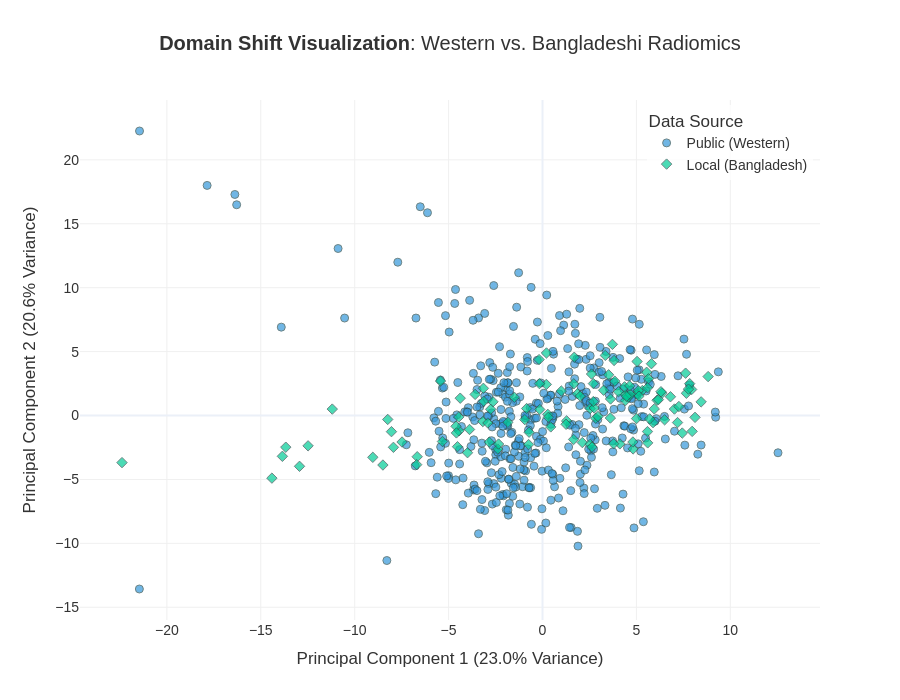

Notebook source saved alongside this figure:
### Code cell
# ... (Previous code remains the same: Imports, Loading, PCA calculation) ...

# --- MODERN PLOTLY VISUALIZATION ---
import plotly.express as px
import plotly.io as pio

# Set modern template
pio.templates.default = "plotly_white"

print("\nGenerating Interactive Domain Shift Plot...")

# Create Interactive Scatter Plot
fig = px.scatter(
    pca_df, 
    x='PC1', 
    y='PC2', 
    color='Cohort',
    symbol='Cohort', # Different shapes for different sources
    color_discrete_map={
        'Public (Western)': '#3498db',        # Professional Blue
        'Local (Bangladeshi Hospital)': '#e74c3c'  # Professional Red
    },
    title='<b>Domain Shift Visualization</b>: Western vs. Bangladeshi Radiomics',
    labels={
        'PC1': f'Principal Component 1 ({pca.explained_variance_ratio_[0]:.1%} Variance)',
        'PC2': f'Principal Component 2 ({pca.explained_variance_ratio_[1]:.1%} Variance)'
    },
    opacity=0.7,
    width=900,
    height=700
)

# Polish the Design
fig.update_traces(marker=dict(size=8, line=dict(width=1, color='DarkSlateGrey')))
fig.update_layout(
    font=dict(family="Arial", size=14, color="#333"),
    title=dict(x=0.5, font=dict(size=20)), # Center title
    legend=dict(
        title=dict(text='Data Source'),
        yanchor="top", y=0.99,
        xanchor="right", x=0.99,
        bgcolor="rgba(255,255,255,0.8)"
    ),
    xaxis=dict(showgrid=True, gridcolor='#f0f0f0'),
    yaxis=dict(showgrid=True, gridcolor='#f0f0f0')
)

# Show
fig.show()

# Save High-Res
output_html = "../Results/Figure_Radiomics_DomainShift_Interactive.html"
output_png = "../Results/Figure_Radiomics_DomainShift.png"

fig.write_html(output_html)
print(f"Interactive Graph saved to: {output_html}")

try:
    fig.write_image(output_png, scale=3)
    print(f"Static Image saved to: {output_png}")
except:
    print("Install 'kaleido' to save static PNGs.")

### Figure 1 — Plotly figure (JSON) as saved in the notebook; plotly's stock layout.template omitted (floating-point values rounded to 4 significant figures; data arrays with more than 128 entries replaced by an {"elided": "..."} marker saying what was removed)
{"data": [{"hovertemplate": "Cohort=Public (Western)<br>Principal Component 1 (23.0% Variance)=%{x}<br>Principal Component 2 (20.6% Variance)=%{y}<extra></extra>", "legendgroup": "Public (Western)", "marker": {"color": "#3498db", "line": {"color": "DarkSlateGrey", "width": 1}, "opacity": 0.7, "size": 8, "symbol": "circle"}, "mode": "markers", "name": "Public (Western)", "orientation": "v", "showlegend": true, "type": "scatter", "x": {"elided": "421 float values"}, "xaxis": "x", "y": {"elided": "421 float values"}, "yaxis": "y"}, {"hovertemplate": "Cohort=Local (Bangladesh)<br>Principal Component 1 (23.0% Variance)=%{x}<br>Principal Component 2 (20.6% Variance)=%{y}<extra></extra>", "legendgroup": "Local (Bangladesh)", "marker": {"color": "#00cc96", "line": {"color": "DarkSlateGrey", "width": 1}, "opacity": 0.7, "size": 8, "symbol": "diamond"}, "mode": "markers", "name": "Local (Bangladesh)", "orientation": "v", "showlegend": true, "type": "scatter", "x": [1.858, 1.284, 6.099, 1.665, -2.377, -0.7143, 5.005, 7.441, 2.611, 2.71, -3.886, 4.412, -0.9427, 4.119, 8.818, -7.937, -8.042, -3.148, 4.044, 5.059, 7.618, 3.812, -8.241, 3.849, 2.121, 0.2817, 2.834, -3.131, 3.722, 7.661, -0.8443, -1.844, 7.968, 4.822, 5.884, 2.536, 7.939, -11.19, 6.501, 0.3128, -2.637, 3.785, 2.01, 4.425, -6.671, -5.326, 6.172, 4.368, 2.753, 6.359, 6.812, 3.623, -12.94, 7.189, -3.178, -4.445, 8.12, 7.837, 5.799, 2.535, -14.41, 0.2038, 2.953, -0.1484, 4.574, -2.339, 7.025, 3.344, 1.653, -8.498, 3.255, -0.1833, 5.316, 4.665, 3.521, -0.7417, 8.445, -13.85, 2.709, 4.47, 5.035, -22.39, -12.48, 5.545, 1.002, 2.635, -0.1627, 7.772, -5.43, -4.381, 5.6, -4.459, -4.605, -4.526, 0.2112, 3.614, -2.837, 5.64, -2.76, -7.478, 5.103, -2.908, -13.67, 5.589, -1.498, 5.588, 0.4384, 5.138, -3.587, -3.993, -9.035, 5.704, 6.307, -4.584, -6.7, 1.255, 4.814, 7.261, 5.951, 4.643, 1.69], "xaxis": "x", "y": [1.7, -0.4198, 1.196, 2.48, -2.626, -1.305, -0.2381, -1.371, 3.246, 2.497, -1.092, 1.165, -0.3216, -2.218, 3.046, -2.488, -1.262, 2.128, 1.859, 1.727, 3.312, 4.308, -0.3062, 2.685, -2.116, 0.09182, -0.214, 1.108, 5.566, 1.74, 0.5498, -0.5353, -1.24, -2.615, -0.5564, 0.5465, 2.037, 0.5028, -0.335, -0.1396, 1.071, -2.207, 1.515, 1.628, -3.224, -2.034, 1.248, 2.243, 0.5886, 1.742, 1.469, 1.293, -3.974, -0.5514, -0.4717, -1.197, -0.1426, 2.491, 4.055, -2.254, -4.899, 2.432, -0.08141, 0.4732, 1.45, -2.231, 0.5072, 4.704, -1.874, -3.872, 1.976, 4.374, 1.96, 1.664, 3.186, -2.272, 1.069, -3.192, 1.095, 1.497, 4.228, -3.684, -2.371, 3.384, 1.913, -2.473, 2.497, 2.064, 2.697, 1.356, -2.14, -0.1204, -0.8427, -2.437, 4.893, -0.1966, -2.085, 2.877, 0.487, -2.073, 1.94, -0.5842, -2.477, -1.256, 1.425, 2.167, -0.8917, 1.518, 1.653, -2.908, -3.269, -0.2631, 1.86, -1.36, -3.843, -0.6838, -2.071, 0.7053, 0.5182, 2.321, 4.557], "yaxis": "y"}], "layout": {"font": {"color": "#333", "family": "Arial", "size": 14}, "height": 700, "legend": {"bgcolor": "rgba(255,255,255,0.8)", "title": {"text": "Data Source"}, "tracegroupgap": 0, "x": 0.99, "xanchor": "right", "y": 0.99, "yanchor": "top"}, "title": {"font": {"size": 20}, "text": "<b>Domain Shift Visualization</b>: Western vs. Bangladeshi Radiomics", "x": 0.5}, "width": 900, "xaxis": {"anchor": "y", "domain": [0, 1], "gridcolor": "#f0f0f0", "showgrid": true, "title": {"text": "Principal Component 1 (23.0% Variance)"}}, "yaxis": {"anchor": "x", "domain": [0, 1], "gridcolor": "#f0f0f0", "showgrid": true, "title": {"text": "Principal Component 2 (20.6% Variance)"}}}}
